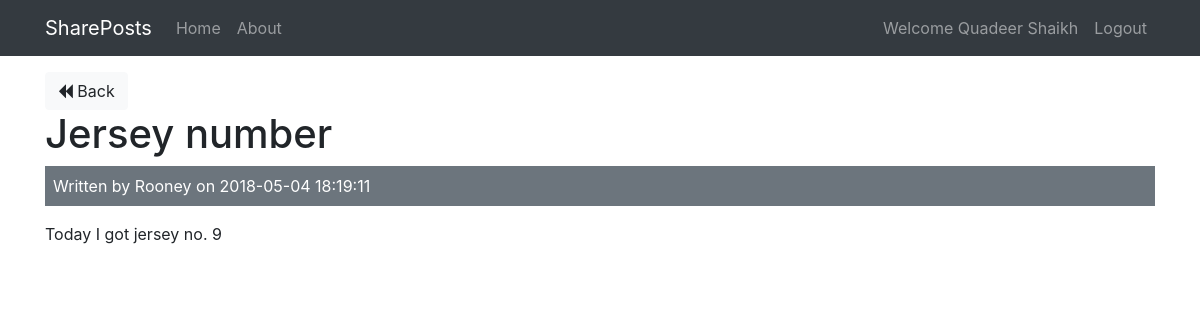
Screenshot of /shareposts/posts/show/4 (signed in) with the database file from the repository.
### tables this page shows
CREATE TABLE `posts` (
  `id` int(11) NOT NULL,
  `user_id` int(11) NOT NULL,
  `title` varchar(255) NOT NULL,
  `body` text NOT NULL,
  `created_at` datetime NOT NULL DEFAULT CURRENT_TIMESTAMP
);

CREATE TABLE `users` (
  `id` int(11) NOT NULL,
  `name` varchar(255) NOT NULL,
  `email` varchar(255) NOT NULL,
  `password` varchar(255) NOT NULL,
  `created_at` datetime NOT NULL DEFAULT CURRENT_TIMESTAMP
);

### shareposts/app/controllers/Posts.php (called while the page is built, shortened)
<?php
  class Posts extends Controller {
    public function __construct(){
      $this->postModel = $this->model('Post');
      $this->userModel = $this->model('User');
    }
    public function show($id){
      $post = $this->postModel->getPostById($id);
      $user = $this->userModel->getUserById($post->user_id);
      $data = [
        'post' => $post,
        'user' => $user
      ];
      $this->view('posts/show', $data);
    }
  }

### shareposts/app/libraries/Core.php (called while the page is built, shortened)
<?php
  class Core {
    protected $currentMethod = 'index';
    public function __construct(){
      $url = $this->getUrl();
      if(file_exists('../app/controllers/' . ucwords($url[0]). '.php')){
        unset($url[0]);
      }
      $this->currentController = new $this->currentController;
      if(isset($url[1])){
        if(method_exists($this->currentController, $url[1])){
          $this->currentMethod = $url[1];
          unset($url[1]);
        }
      }
      $this->params = $url ? array_values($url) : [];
      call_user_func_array([$this->currentController, $this->currentMethod], $this->params);
    }
    public function getUrl(){
      if(isset($_GET['url'])){
        $url = rtrim($_GET['url'], '/');
        $url = filter_var($url, FILTER_SANITIZE_URL);
        $url = explode('/', $url);
        return $url;
      }
    }
  }

### shareposts/public/index.php (called while the page is built, shortened)
<?php
  $init = new Core;

### shareposts/app/libraries/Database.php (called while the page is built, shortened)
<?php
  class Database {
    private $host = DB_HOST;
    private $user = DB_USER;
    private $pass = DB_PASS;
    private $dbname = DB_NAME;
    private $dbh;
    private $stmt;
    public function __construct(){
      $dsn = 'mysql:host=' . $this->host . ';dbname=' . $this->dbname;
      $options = array(
        PDO::ATTR_PERSISTENT => true,
        PDO::ATTR_ERRMODE => PDO::ERRMODE_EXCEPTION
      );
      try{
        $this->dbh = new PDO($dsn, $this->user, $this->pass, $options);
      } catch(PDOException $e){
        $this->error = $e->getMessage();
        echo $this->error;
      }
    }
    public function query($sql){
      $this->stmt = $this->dbh->prepare($sql);
    }
    public function bind($param, $value, $type = null){
      if(is_null($type)){
        switch(true){
          default:
            $type = PDO::PARAM_STR;
        }
      }
      $this->stmt->bindValue($param, $value, $type);
    }
    public function execute(){
      return $this->stmt->execute();
    }
    public function single(){
      $this->execute();
      return $this->stmt->fetch(PDO::FETCH_OBJ);
    }
  }

### shareposts/app/models/Post.php (called while the page is built, shortened)
<?php
  class Post {
    private $db;
    public function __construct(){
      $this->db = new Database;
    }
    public function getPostById($id){
      $this->db->query('SELECT * FROM posts WHERE id = :id');
      $this->db->bind(':id', $id);
      $row = $this->db->single();
      return $row;
    }
  }

### shareposts/app/models/User.php (called while the page is built, shortened)
<?php
  class User {
    private $db;
    public function __construct(){
      $this->db = new Database;
    }
    public function getUserById($id){
      $this->db->query('SELECT * FROM users WHERE id = :id');
      $this->db->bind(':id', $id);
      $row = $this->db->single();
      return $row;
    }
  }

### shareposts/app/views/posts/show.php (the view, shortened to what this page needs)
<?php require APPROOT . '/views/inc/header.php'; ?>
 <a href="<?php echo URLROOT; ?>/posts" class="btn btn-light"><i class="fa fa-backward"></i> Back</a>
 <br>
 <h1><?php echo $data['post']->title; ?></h1>
 <div class="bg-secondary text-white p-2 mb-3">Written by <?php echo $data['user']->name; ?> on <?php echo $data['post']->created_at; ?></div>
 <p><?php echo $data['post']->body; ?></p>
<?php require APPROOT . '/views/inc/footer.php'; ?>

### rows the page displays
posts: title "Jersey number", created_at "2018-05-04 18:19:11", body "Today I got jersey no. 9"
users: name "Rooney"

### other values shown
SITENAME "SharePosts"
$_SESSION['user_name'] "Quadeer Shaikh"
